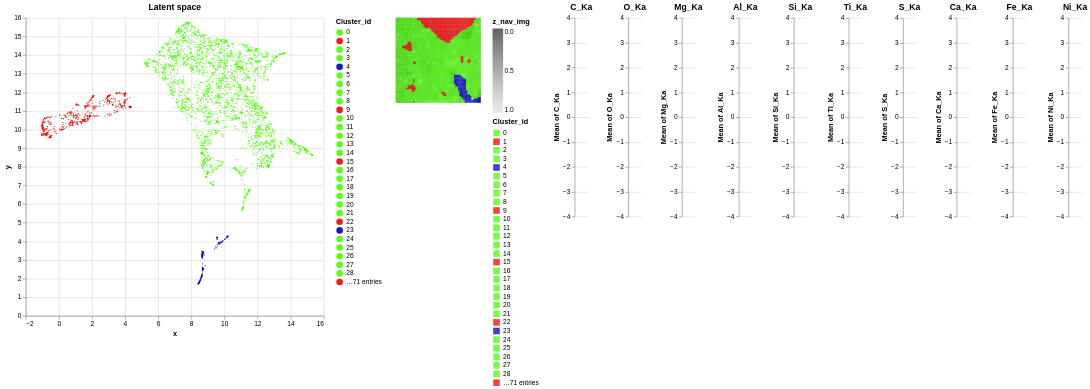

Notebook code cell kept with this figure:
### Markdown cell above
This 'Recolour' functionality changes the colourmap that is used by the 'check_latent_space' function, so the recoloured clusters will appear here.

### Code cell
gui.check_latent_space(ps=ps_gmm,show_map=True,ratio_to_be_shown=1.0)

### Figure 1 — Vega-Lite specification as saved in the notebook (floating-point values rounded to 4 significant figures; data arrays with more than 128 entries replaced by an {"elided": "..."} marker saying what was removed)
{"config": {"view": {"continuousWidth": 300, "continuousHeight": 300, "strokeWidth": 0}}, "hconcat": [{"data": {"name": "data-393ddce4d1a6d457df212e9799ffa3ab"}, "mark": {"type": "circle", "size": 3}, "encoding": {"color": {"field": "Cluster_id", "scale": {"domain": [0.0, 1.0, 2.0, 3.0, 4.0, 5.0, 6.0, 7.0, 8.0, 9.0, 10.0, 11.0, 12.0, 13.0, 14.0, 15.0, 16.0, 17.0, 18.0, 19.0, 20.0, 21.0, 22.0, 23.0, 24.0, 25.0, 26.0, 27.0, 28.0, 29.0, 30.0, 31.0, 32.0, 33.0, 34.0, 35.0, 36.0, 37.0, 38.0, 39.0, 40.0, 41.0, 42.0, 43.0, 44.0, 45.0, 46.0, 47.0, 48.0, 49.0, 50.0, 51.0, 52.0, 53.0, 54.0, 55.0, 56.0, 57.0, 58.0, 59.0, 60.0, 61.0, 62.0, 63.0, 64.0, 65.0, 66.0, 67.0, 68.0, 69.0, 70.0, 71.0, 72.0, 73.0, 74.0, 75.0, 76.0, 77.0, 78.0, 79.0, 80.0, 81.0, 82.0, 83.0, 84.0, 85.0, 86.0, 87.0, 88.0, 89.0, 90.0, 91.0, 92.0, 93.0, 94.0, 95.0, 96.0, 97.0, 98.0, 99.0], "range": ["rgb(73, 255, 0)", "rgb(246, 0, 0)", "rgb(73, 255, 0)", "rgb(73, 255, 0)", "rgb(0, 0, 193)", "rgb(73, 255, 0)", "rgb(73, 255, 0)", "rgb(73, 255, 0)", "rgb(73, 255, 0)", "rgb(246, 0, 0)", "rgb(73, 255, 0)", "rgb(73, 255, 0)", "rgb(73, 255, 0)", "rgb(73, 255, 0)", "rgb(73, 255, 0)", "rgb(246, 0, 0)", "rgb(73, 255, 0)", "rgb(73, 255, 0)", "rgb(73, 255, 0)", "rgb(73, 255, 0)", "rgb(73, 255, 0)", "rgb(73, 255, 0)", "rgb(246, 0, 0)", "rgb(0, 0, 193)", "rgb(73, 255, 0)", "rgb(73, 255, 0)", "rgb(73, 255, 0)", "rgb(73, 255, 0)", "rgb(73, 255, 0)", "rgb(246, 0, 0)", "rgb(73, 255, 0)", "rgb(73, 255, 0)", "rgb(73, 255, 0)", "rgb(73, 255, 0)", "rgb(73, 255, 0)", "rgb(73, 255, 0)", "rgb(0, 0, 193)", "rgb(73, 255, 0)", "rgb(73, 255, 0)", "rgb(73, 255, 0)", "rgb(73, 255, 0)", "rgb(73, 255, 0)", "rgb(73, 255, 0)", "rgb(73, 255, 0)", "rgb(73, 255, 0)", "rgb(73, 255, 0)", "rgb(73, 255, 0)", "rgb(73, 255, 0)", "rgb(73, 255, 0)", "rgb(73, 255, 0)", "rgb(73, 255, 0)", "rgb(73, 255, 0)", "rgb(73, 255, 0)", "rgb(73, 255, 0)", "rgb(73, 255, 0)", "rgb(246, 0, 0)", "rgb(73, 255, 0)", "rgb(73, 255, 0)", "rgb(73, 255, 0)", "rgb(0, 0, 193)", "rgb(73, 255, 0)", "rgb(73, 255, 0)", "rgb(246, 0, 0)", "rgb(73, 255, 0)", "rgb(246, 0, 0)", "rgb(73, 255, 0)", "rgb(73, 255, 0)", "rgb(73, 255, 0)", "rgb(73, 255, 0)", "rgb(73, 255, 0)", "rgb(73, 255, 0)", "rgb(73, 255, 0)", "rgb(246, 0, 0)", "rgb(73, 255, 0)", "rgb(73, 255, 0)", "rgb(73, 255, 0)", "rgb(73, 255, 0)", "rgb(73, 255, 0)", "rgb(73, 255, 0)", "rgb(73, 255, 0)", "rgb(73, 255, 0)", "rgb(246, 0, 0)", "rgb(246, 0, 0)", "rgb(73, 255, 0)", "rgb(73, 255, 0)", "rgb(73, 255, 0)", "rgb(73, 255, 0)", "rgb(73, 255, 0)", "rgb(246, 0, 0)", "rgb(73, 255, 0)", "rgb(73, 255, 0)", "rgb(73, 255, 0)", "rgb(73, 255, 0)", "rgb(73, 255, 0)", "rgb(246, 0, 0)", "rgb(73, 255, 0)", "rgb(73, 255, 0)", "rgb(73, 255, 0)", "rgb(73, 255, 0)", "rgb(73, 255, 0)"]}, "type": "nominal"}, "opacity": {"condition": {"param": "param_1", "value": 0.9}, "value": 0.1}, "tooltip": [{"field": "Cluster_id", "type": "nominal"}, {"field": "x", "format": ",.2f", "type": "quantitative"}, {"field": "y", "format": ",.2f", "type": "quantitative"}], "x": {"field": "x", "type": "quantitative"}, "y": {"field": "y", "type": "quantitative"}}, "height": 450, "name": "view_2", "title": {"text": "Latent space"}, "width": 450}, {"layer": [{"data": {"name": "data-c6d3e8bcdc2a61eac0fffeed907ec2c2"}, "mark": {"type": "square", "size": 6}, "encoding": {"color": {"field": "z_nav_img", "scale": {"domain": [1.0, 0.0], "scheme": "greys"}, "type": "quantitative"}, "x": {"axis": null, "field": "x_nav_img", "type": "ordinal"}, "y": {"axis": null, "field": "y_nav_img", "type": "ordinal"}}}, {"data": {"name": "data-393ddce4d1a6d457df212e9799ffa3ab"}, "mark": {"type": "square", "size": 5}, "encoding": {"color": {"field": "Cluster_id", "scale": {"domain": [0.0, 1.0, 2.0, 3.0, 4.0, 5.0, 6.0, 7.0, 8.0, 9.0, 10.0, 11.0, 12.0, 13.0, 14.0, 15.0, 16.0, 17.0, 18.0, 19.0, 20.0, 21.0, 22.0, 23.0, 24.0, 25.0, 26.0, 27.0, 28.0, 29.0, 30.0, 31.0, 32.0, 33.0, 34.0, 35.0, 36.0, 37.0, 38.0, 39.0, 40.0, 41.0, 42.0, 43.0, 44.0, 45.0, 46.0, 47.0, 48.0, 49.0, 50.0, 51.0, 52.0, 53.0, 54.0, 55.0, 56.0, 57.0, 58.0, 59.0, 60.0, 61.0, 62.0, 63.0, 64.0, 65.0, 66.0, 67.0, 68.0, 69.0, 70.0, 71.0, 72.0, 73.0, 74.0, 75.0, 76.0, 77.0, 78.0, 79.0, 80.0, 81.0, 82.0, 83.0, 84.0, 85.0, 86.0, 87.0, 88.0, 89.0, 90.0, 91.0, 92.0, 93.0, 94.0, 95.0, 96.0, 97.0, 98.0, 99.0], "range": ["rgb(73, 255, 0)", "rgb(246, 0, 0)", "rgb(73, 255, 0)", "rgb(73, 255, 0)", "rgb(0, 0, 193)", "rgb(73, 255, 0)", "rgb(73, 255, 0)", "rgb(73, 255, 0)", "rgb(73, 255, 0)", "rgb(246, 0, 0)", "rgb(73, 255, 0)", "rgb(73, 255, 0)", "rgb(73, 255, 0)", "rgb(73, 255, 0)", "rgb(73, 255, 0)", "rgb(246, 0, 0)", "rgb(73, 255, 0)", "rgb(73, 255, 0)", "rgb(73, 255, 0)", "rgb(73, 255, 0)", "rgb(73, 255, 0)", "rgb(73, 255, 0)", "rgb(246, 0, 0)", "rgb(0, 0, 193)", "rgb(73, 255, 0)", "rgb(73, 255, 0)", "rgb(73, 255, 0)", "rgb(73, 255, 0)", "rgb(73, 255, 0)", "rgb(246, 0, 0)", "rgb(73, 255, 0)", "rgb(73, 255, 0)", "rgb(73, 255, 0)", "rgb(73, 255, 0)", "rgb(73, 255, 0)", "rgb(73, 255, 0)", "rgb(0, 0, 193)", "rgb(73, 255, 0)", "rgb(73, 255, 0)", "rgb(73, 255, 0)", "rgb(73, 255, 0)", "rgb(73, 255, 0)", "rgb(73, 255, 0)", "rgb(73, 255, 0)", "rgb(73, 255, 0)", "rgb(73, 255, 0)", "rgb(73, 255, 0)", "rgb(73, 255, 0)", "rgb(73, 255, 0)", "rgb(73, 255, 0)", "rgb(73, 255, 0)", "rgb(73, 255, 0)", "rgb(73, 255, 0)", "rgb(73, 255, 0)", "rgb(73, 255, 0)", "rgb(246, 0, 0)", "rgb(73, 255, 0)", "rgb(73, 255, 0)", "rgb(73, 255, 0)", "rgb(0, 0, 193)", "rgb(73, 255, 0)", "rgb(73, 255, 0)", "rgb(246, 0, 0)", "rgb(73, 255, 0)", "rgb(246, 0, 0)", "rgb(73, 255, 0)", "rgb(73, 255, 0)", "rgb(73, 255, 0)", "rgb(73, 255, 0)", "rgb(73, 255, 0)", "rgb(73, 255, 0)", "rgb(73, 255, 0)", "rgb(246, 0, 0)", "rgb(73, 255, 0)", "rgb(73, 255, 0)", "rgb(73, 255, 0)", "rgb(73, 255, 0)", "rgb(73, 255, 0)", "rgb(73, 255, 0)", "rgb(73, 255, 0)", "rgb(73, 255, 0)", "rgb(246, 0, 0)", "rgb(246, 0, 0)", "rgb(73, 255, 0)", "rgb(73, 255, 0)", "rgb(73, 255, 0)", "rgb(73, 255, 0)", "rgb(73, 255, 0)", "rgb(246, 0, 0)", "rgb(73, 255, 0)", "rgb(73, 255, 0)", "rgb(73, 255, 0)", "rgb(73, 255, 0)", "rgb(73, 255, 0)", "rgb(246, 0, 0)", "rgb(73, 255, 0)", "rgb(73, 255, 0)", "rgb(73, 255, 0)", "rgb(73, 255, 0)", "rgb(73, 255, 0)"]}, "type": "nominal"}, "opacity": {"condition": {"param": "param_1", "value": 0.75}, "value": 0}, "x": {"axis": null, "field": "x_id", "type": "ordinal"}, "y": {"axis": null, "field": "y_id", "type": "ordinal"}}, "name": "view_1"}], "height": 128, "width": 128}, {"hconcat": [{"mark": {"type": "bar"}, "encoding": {"y": {"aggregate": "mean", "field": "C_Ka", "scale": {"domain": [-4, 4]}, "type": "quantitative"}}, "title": {"text": "C_Ka"}, "transform": [{"filter": {"param": "param_1"}}]}, {"mark": {"type": "bar"}, "encoding": {"y": {"aggregate": "mean", "field": "O_Ka", "scale": {"domain": [-4, 4]}, "type": "quantitative"}}, "title": {"text": "O_Ka"}, "transform": [{"filter": {"param": "param_1"}}]}, {"mark": {"type": "bar"}, "encoding": {"y": {"aggregate": "mean", "field": "Mg_Ka", "scale": {"domain": [-4, 4]}, "type": "quantitative"}}, "title": {"text": "Mg_Ka"}, "transform": [{"filter": {"param": "param_1"}}]}, {"mark": {"type": "bar"}, "encoding": {"y": {"aggregate": "mean", "field": "Al_Ka", "scale": {"domain": [-4, 4]}, "type": "quantitative"}}, "title": {"text": "Al_Ka"}, "transform": [{"filter": {"param": "param_1"}}]}, {"mark": {"type": "bar"}, "encoding": {"y": {"aggregate": "mean", "field": "Si_Ka", "scale": {"domain": [-4, 4]}, "type": "quantitative"}}, "title": {"text": "Si_Ka"}, "transform": [{"filter": {"param": "param_1"}}]}, {"mark": {"type": "bar"}, "encoding": {"y": {"aggregate": "mean", "field": "Ti_Ka", "scale": {"domain": [-4, 4]}, "type": "quantitative"}}, "title": {"text": "Ti_Ka"}, "transform": [{"filter": {"param": "param_1"}}]}, {"mark": {"type": "bar"}, "encoding": {"y": {"aggregate": "mean", "field": "S_Ka", "scale": {"domain": [-4, 4]}, "type": "quantitative"}}, "title": {"text": "S_Ka"}, "transform": [{"filter": {"param": "param_1"}}]}, {"mark": {"type": "bar"}, "encoding": {"y": {"aggregate": "mean", "field": "Ca_Ka", "scale": {"domain": [-4, 4]}, "type": "quantitative"}}, "title": {"text": "Ca_Ka"}, "transform": [{"filter": {"param": "param_1"}}]}, {"mark": {"type": "bar"}, "encoding": {"y": {"aggregate": "mean", "field": "Fe_Ka", "scale": {"domain": [-4, 4]}, "type": "quantitative"}}, "title": {"text": "Fe_Ka"}, "transform": [{"filter": {"param": "param_1"}}]}, {"mark": {"type": "bar"}, "encoding": {"y": {"aggregate": "mean", "field": "Ni_Ka", "scale": {"domain": [-4, 4]}, "type": "quantitative"}}, "title": {"text": "Ni_Ka"}, "transform": [{"filter": {"param": "param_1"}}]}], "data": {"name": "data-393ddce4d1a6d457df212e9799ffa3ab"}}], "params": [{"name": "param_1", "select": {"type": "interval"}, "views": ["view_2", "view_1"]}, {"name": "param_2", "select": {"type": "interval", "on": "[mousedown[event.shiftKey], mouseup] > mousemove", "translate": "[mousedown[event.shiftKey], mouseup] > mousemove!", "zoom": "wheel![event.shiftKey]"}, "bind": "scales", "views": ["view_2"]}], "resolve": {"legend": {"color": "independent"}}, "$schema": "https://vega.github.io/schema/vega-lite/v5.14.1.json", "datasets": {"data-393ddce4d1a6d457df212e9799ffa3ab": {"elided": "4096 records"}, "data-c6d3e8bcdc2a61eac0fffeed907ec2c2": {"elided": "4096 records"}}}
